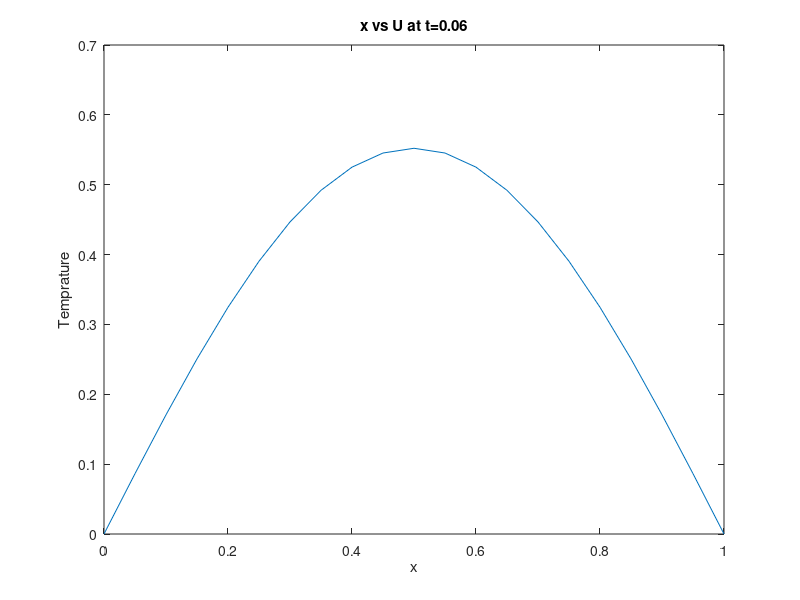
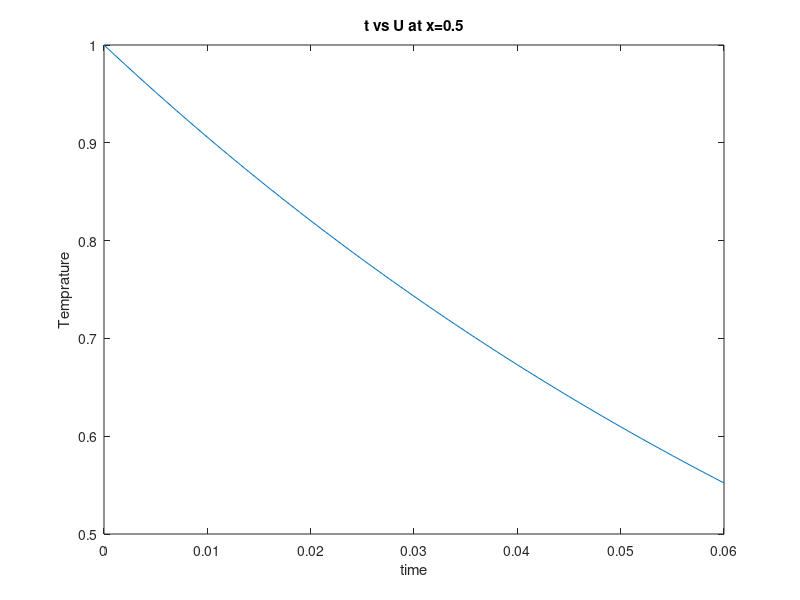

Source code (MATLAB) for these figures, in order:
      %Ingradients
  L=1-0;      %Total length 0<x<1
  T=0.06-0;   %Total Time 0<t<0.06
  alpha=1;    %Diffusivity constant
  dx=0.05;     %Spatial step
  dt=0.001;     %time step
  d=(alpha*dt)/(dx^2);  %Convergence constant
  N=L/dx +1;%Space nodes
  M=T/dt +1;%Space nodes
  x=zeros(N,1);
  t=zeros(M,1);
  for i=1:N
    x(i)=0+(i-1)*dx;
  end
  for j=1:M
    t(j)=0+(j-1)*dt;
  end
  U=zeros(M,N);
  U(:,1)=0; %Left Boundry condition
  U(:,N)=0; %Rigth Boundry condition
  U(1,2:N-1)=sin(pi*x(2:N-1)); %Initial condition
  for k=1:M-1
    fprintf('   t      x        U\n ')
    for i=2:N-1
      U(k+1,i)= d*U(k,i+1) + (1-2*d)*U(k,i) + d*U(k,i-1);
      fprintf(' %.4f  %.4f  %.4f\n',t(k+1),x(i),U(k+1,i));
    endfor
  endfor
U
figure(1)
plot(x,U(M,:))
title('x vs U at t=0.06')
xlabel('x')
ylabel('Temprature')
figure(2)
plot(t,U(:,(N+1)/2))
title('t vs U at x=0.5')
xlabel('time')
ylabel('Temprature')


